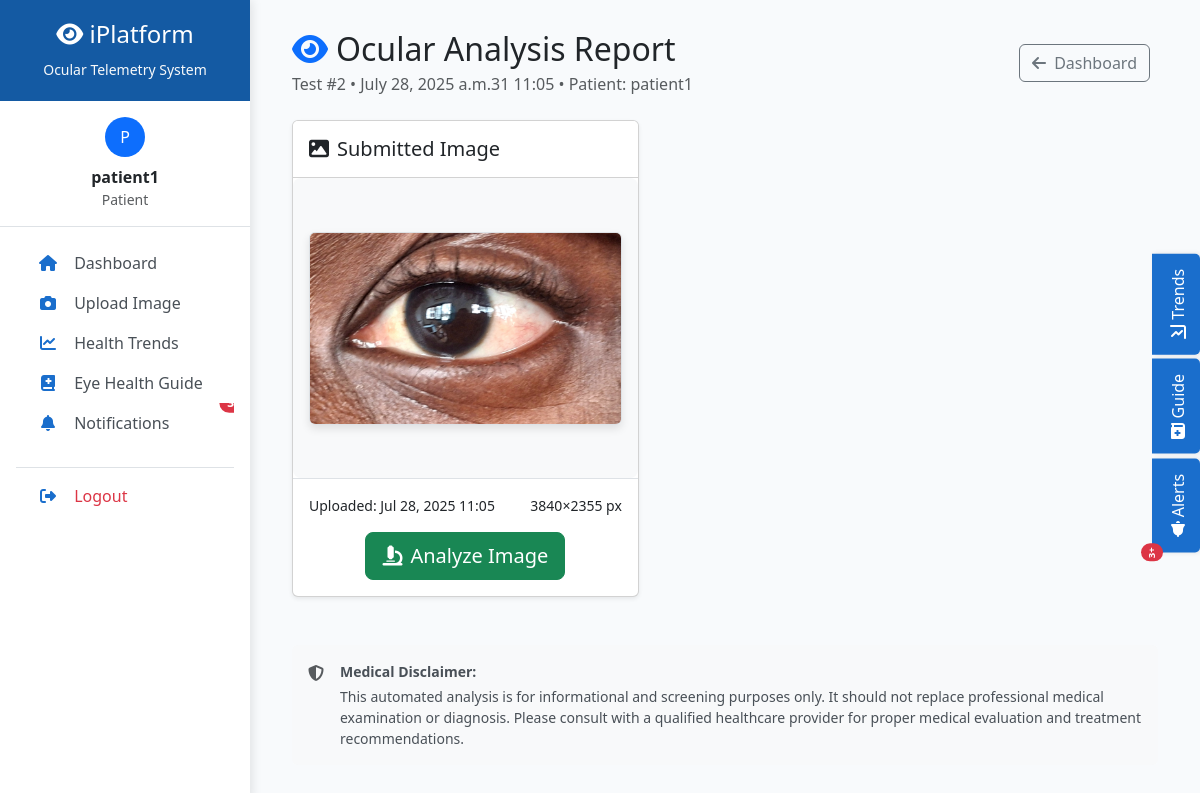
The page /analysis/2/ (signed in) on the database its author committed.
### ocular/models.py (models this page shows, shortened)
class OcularImage(models.Model):
    patient = models.ForeignKey(User, on_delete=models.CASCADE)
    image = models.ImageField(upload_to='ocular_images/')
    notes = models.TextField(blank=True, null=True, help_text="Optional notes about the image")
    uploaded_at = models.DateTimeField(auto_now_add=True)
    is_analyzed = models.BooleanField(default=False)  # Just a flag for doctor review
    class Meta:
        ordering = ['-uploaded_at']

### ocular/views.py (the view)
# urls.py: path('analysis/<int:image_id>/', views.analysis_view, name='analysis'),
@login_required
def analysis_view(request, image_id):
    image = get_object_or_404(OcularImage, id=image_id)
    diagnosis = DoctorDiagnosis.objects.filter(image=image).first()
    if request.user.is_staff and request.method == 'POST':
        form = DiagnosisForm(request.POST, instance=diagnosis)
        if form.is_valid():
            diagnosis = form.save(commit=False)
            diagnosis.image = image
            diagnosis.doctor = request.user
            diagnosis.save()
            image.is_analyzed = True
            image.save()
            messages.success(request, 'Diagnosis saved successfully!')
            return redirect('dashboard')
    else:
        form = DiagnosisForm(instance=diagnosis) if request.user.is_staff else None
    return render(request, 'ocular/analysis.html', {
        'image': image,
        'form': form,
        'diagnosis': diagnosis
    })

### ocular/templates/ocular/analysis.html (shortened to what this page needs)
{% extends 'base.html' %}
{% load static %}
{% block content %}
<div class="container-fluid">
    <div class="d-flex justify-content-between align-items-center mb-4">
        <div>
            <h2 class="mb-1">
                <i class="fas fa-eye text-primary me-2"></i>Ocular Analysis Report
            </h2>
            <p class="text-muted mb-0">
                Test #{{ image.id }} • {{ image.uploaded_at|date:"F d, Y at H:i" }}
                {% if not user.is_staff %}
                    • Patient: {{ image.patient.get_full_name|default:image.patient.username }}
                {% endif %}
            </p>
        </div>
        <div>
            <a href="{% url 'dashboard' %}" class="btn btn-outline-secondary me-2">
                <i class="fas fa-arrow-left me-1"></i> Dashboard
            </a>
        </div>
    </div>
    <div class="row">
        <div class="col-lg-5">
            <div class="card shadow-sm mb-4">
                <div class="card-header bg-white py-3">
                    <h5 class="mb-0">
                        <i class="fas fa-image me-2"></i>Submitted Image
                    </h5>
                </div>
                <div class="card-body p-0">
                    <div class="image-container p-3">
                        <img src="{{ image.image.url }}" class="img-fluid rounded border" alt="Ocular image for analysis">
                    </div>
                    <div class="p-3 border-top text-center">
                        <div class="d-flex justify-content-between small mb-3">
                            <span>Uploaded: {{ image.uploaded_at|date:"M d, Y H:i" }}</span>
                            <span>{{ image.image.width }}×{{ image.image.height }} px</span>
                        </div>
                        {% if not image.is_analyzed %}
                        <button class="btn btn-success btn-lg" onclick="startAnalysis()" id="analyzeBtn">
                            <i class="fas fa-microscope me-2"></i>Analyze Image
                        </button>
                        {% else %}
                        <div class="alert alert-success">
                            <i class="fas fa-check-circle me-2"></i>Analysis completed
                        </div>
                        {% endif %}
                    </div>
                </div>
            </div>
        </div>
        <div class="col-lg-7">
        </div>
    </div>
    <div class="row mt-4">
        <div class="col-12">
            <div class="alert alert-light border-0 bg-light">
                <div class="d-flex">
                    <i class="fas fa-shield-alt text-muted mt-1 me-3"></i>
                    <div>
                        <p class="small mb-1"><strong>Medical Disclaimer:</strong></p>
                        <p class="small mb-0">This automated analysis is for informational and screening purposes only. It should not replace professional medical examination or diagnosis. Please consult with a qualified healthcare provider for proper medical evaluation and treatment recommendations.</p>
                    </div>
                </div>
            </div>
        </div>
    </div>
</div>
{% endblock %}

### ocular/templates/base.html (shortened to what this page needs)
<!DOCTYPE html>
<html lang="en">
<head>
    <link href="https://cdn.jsdelivr.net/npm/bootstrap@5.3.0/dist/css/bootstrap.min.css" rel="stylesheet">
    <link rel="stylesheet" href="https://cdnjs.cloudflare.com/ajax/libs/font-awesome/6.4.0/css/all.min.css">
</head>
<body>
    <div class="sidebar" id="sidebar">
        <div class="logo-area text-center">
            <h4><i class="fas fa-eye"></i> iPlatform</h4>
            <small class="text-light">Ocular Telemetry System</small>
        </div>
        <div class="user-info p-3 text-center border-bottom">
            <div class="avatar bg-primary text-white rounded-circle d-inline-flex align-items-center justify-content-center" style="width: 40px; height: 40px;">
                {{ user.username|first|upper }}
            </div>
            <div class="mt-2">
                <strong>{{ user.username }}</strong>
                <div class="text-muted small">
                    {% if user.is_staff %}Doctor{% else %}Patient{% endif %}
                </div>
            </div>
        </div>
        <nav class="nav flex-column p-3">
            <a class="nav-link {% if request.path == '/' %}active{% endif %}" href="{% url 'dashboard' %}">
                <i class="fas fa-home"></i> Dashboard
            </a>
            {% if not user.is_staff %}
            <a class="nav-link {% if 'upload' in request.path %}active{% endif %}" href="{% url 'upload' %}">
                <i class="fas fa-camera"></i> Upload Image
            </a>
            {% endif %}
            <a class="nav-link" onclick="togglePanel('health-trends')">
                <i class="fas fa-chart-line"></i> Health Trends
            </a>
            <a class="nav-link" onclick="togglePanel('eye-guide')">
                <i class="fas fa-book-medical"></i> Eye Health Guide
            </a>
            <a class="nav-link" onclick="togglePanel('notifications')">
                <i class="fas fa-bell"></i> Notifications
                <span class="position-absolute top-0 start-100 translate-middle badge rounded-pill bg-danger">
                    3+
                </span>
            </a>
            <div class="mt-4 pt-2 border-top">
                <a href="{% url 'logout' %}" class="nav-link text-danger">
                    <i class="fas fa-sign-out-alt"></i> Logout
                </a>
            </div>
        </nav>
    </div>
    <div class="main-content" id="mainContent">
        {% block content %}{% endblock %}
    </div>
    <div class="info-tabs">
        <div class="info-tab" onclick="togglePanel('health-trends')">
            <i class="fas fa-chart-line me-2"></i> Trends
        </div>
        <div class="info-tab" onclick="togglePanel('eye-guide')">
            <i class="fas fa-book-medical me-2"></i> Guide
        </div>
        <div class="info-tab" onclick="togglePanel('notifications')">
            <i class="fas fa-bell me-2"></i> Alerts
            <span class="position-absolute top-0 start-100 translate-middle badge rounded-pill bg-danger" style="font-size: 0.6rem;">
                3+
            </span>
        </div>
    </div>
</body>
</html>

### ocular/templates/base.html (style rules this page uses)
:root { --medical-blue: #1a6ecc; --diagnostic-red: #e63946; --healthy-green: #2a9d8f; --neutral-light: #f8f9fa; --warning-orange: #f4a261; --info-blue: #457b9d; }
body { font-family: 'Segoe UI', Tahoma, Geneva, Verdana, sans-serif; background-color: var(--neutral-light); }
.sidebar { width: 250px; background: white; box-shadow: 2px 0 10px rgba(0,0,0,0.1); height: 100vh; position: fixed; z-index: 1000; transition: transform 0.3s ease; }
.main-content { margin-left: 250px; padding: 30px; background-color: #f8fafc; min-height: 100vh; transition: margin-left 0.3s ease; }
.logo-area { background: var(--medical-blue); padding: 20px; color: white; transition: background-color 0.3s; }
.nav-link { color: #495057; border-left: 4px solid transparent; transition: all 0.3s; position: relative; overflow: hidden; }
.nav-link i { width: 24px; text-align: center; margin-right: 10px; color: var(--medical-blue); transition: transform 0.3s; }
.info-tabs { position: fixed; top: 50%; right: 0; transform: translateY(-50%); z-index: 1040; }
.info-tab { writing-mode: vertical-rl; transform: rotate(180deg); padding: 15px 10px; margin-bottom: 5px; cursor: pointer; border-radius: 5px 0 0 5px; background: var(--medical-blue); color: white; font-weight: 500; transition: all 0.3s; box-shadow: -2px 0 5px rgba(0,0,0,0.1); }

### ocular/templates/ocular/analysis.html (style rules this page uses)
.image-container { background-color: #f8f9fa; text-align: center; min-height: 300px; display: flex; align-items: center; justify-content: center; border-radius: 8px; }
.image-container img { max-height: 400px; width: auto; max-width: 100%; object-fit: contain; box-shadow: 0 4px 8px rgba(0,0,0,0.1); }

### rows shown on the page
OcularImage: id "2", uploaded_at "July 28, 2025 a.m.31 11:05", patient.get_full_name "patient1", image (picture), uploaded_at "Jul 28, 2025 11:05", image.width "3840", image.height "2355"

### other values the page prints
{{ user.username|first|upper }} "P"
{{ user.username }} "patient1"
